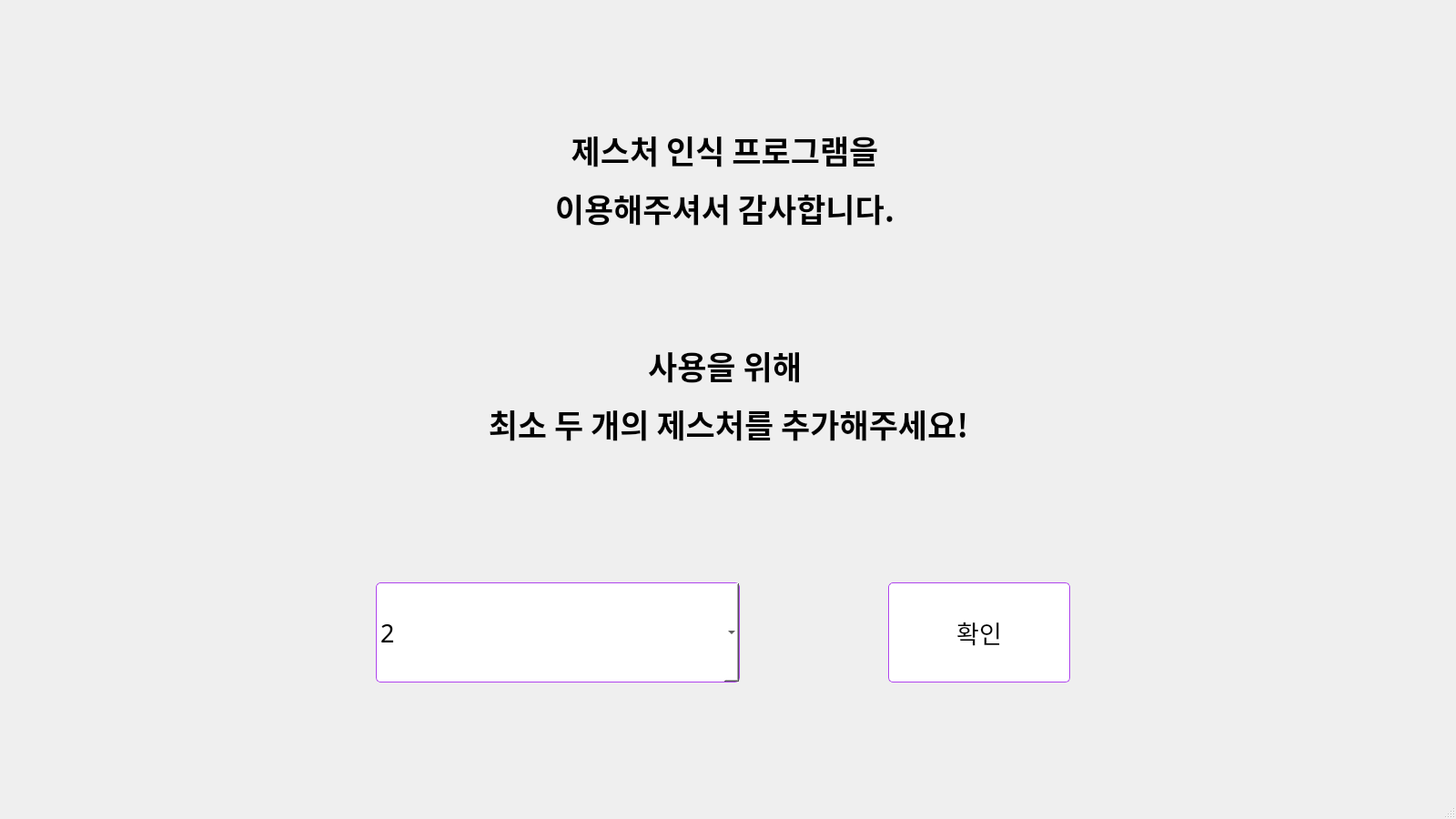
<?xml version="1.0" encoding="UTF-8"?>
<ui version="4.0">
 <class>init</class>
 <widget class="QMainWindow" name="init">
  <property name="geometry">
   <rect>
    <x>0</x>
    <y>0</y>
    <width>1600</width>
    <height>900</height>
   </rect>
  </property>
  <property name="sizePolicy">
   <sizepolicy hsizetype="Preferred" vsizetype="Preferred">
    <horstretch>0</horstretch>
    <verstretch>0</verstretch>
   </sizepolicy>
  </property>
  <property name="windowTitle">
   <string>Gesture_recognition</string>
  </property>
  <property name="autoFillBackground">
   <bool>false</bool>
  </property>
  <widget class="QWidget" name="centralwidget">
   <widget class="QLabel" name="welcomeMessage">
    <property name="geometry">
     <rect>
      <x>410</x>
      <y>100</y>
      <width>781</width>
      <height>431</height>
     </rect>
    </property>
    <property name="font">
     <font>
      <family>맑은 고딕</family>
      <pointsize>26</pointsize>
     </font>
    </property>
    <property name="text">
     <string>&lt;html&gt;&lt;head/&gt;&lt;body&gt;&lt;p align=&quot;center&quot;&gt;&lt;span style=&quot; font-weight:600;&quot;&gt;제스처 인식 프로그램을 &lt;/span&gt;&lt;/p&gt;&lt;p align=&quot;center&quot;&gt;&lt;span style=&quot; font-weight:600;&quot;&gt;이용해주셔서 감사합니다. &lt;/span&gt;&lt;/p&gt;&lt;p align=&quot;center&quot;&gt;&lt;br/&gt;&lt;/p&gt;&lt;p align=&quot;center&quot;&gt;&lt;span style=&quot; font-weight:600;&quot;&gt;사용을 위해 &lt;/span&gt;&lt;/p&gt;&lt;p align=&quot;center&quot;&gt;&lt;span style=&quot; font-weight:600;&quot;&gt;최소 두 개의 제스처를 추가해주세요!&lt;/span&gt;&lt;/p&gt;&lt;/body&gt;&lt;/html&gt;</string>
    </property>
   </widget>
   <widget class="QWidget" name="gridLayoutWidget">
    <property name="geometry">
     <rect>
      <x>250</x>
      <y>570</y>
      <width>1091</width>
      <height>251</height>
     </rect>
    </property>
    <layout class="QGridLayout" name="buttonLayout">
     <property name="leftMargin">
      <number>100</number>
     </property>
     <property name="rightMargin">
      <number>100</number>
     </property>
     <property name="horizontalSpacing">
      <number>100</number>
     </property>
     <property name="verticalSpacing">
      <number>6</number>
     </property>
     <item row="0" column="0">
      <widget class="QComboBox" name="SelectNumOfGesture">
       <property name="sizePolicy">
        <sizepolicy hsizetype="Preferred" vsizetype="Fixed">
         <horstretch>0</horstretch>
         <verstretch>0</verstretch>
        </sizepolicy>
       </property>
       <property name="minimumSize">
        <size>
         <width>396</width>
         <height>110</height>
        </size>
       </property>
       <property name="maximumSize">
        <size>
         <width>400</width>
         <height>110</height>
        </size>
       </property>
       <property name="font">
        <font>
         <family>맑은 고딕</family>
         <pointsize>20</pointsize>
         <underline>false</underline>
         <kerning>true</kerning>
        </font>
       </property>
       <property name="tabletTracking">
        <bool>false</bool>
       </property>
       <property name="styleSheet">
        <string notr="true">background-color: white;
border: 1px solid rgb(175, 69, 237);
border-radius: 5px;
</string>
       </property>
       <property name="sizeAdjustPolicy">
        <enum>QComboBox::AdjustToContentsOnFirstShow</enum>
       </property>
       <property name="frame">
        <bool>true</bool>
       </property>
       <item>
        <property name="text">
         <string>2</string>
        </property>
       </item>
       <item>
        <property name="text">
         <string>3</string>
        </property>
       </item>
       <item>
        <property name="text">
         <string>4</string>
        </property>
       </item>
       <item>
        <property name="text">
         <string>5</string>
        </property>
       </item>
       <item>
        <property name="text">
         <string>6</string>
        </property>
       </item>
       <item>
        <property name="text">
         <string>7</string>
        </property>
       </item>
       <item>
        <property name="text">
         <string>8</string>
        </property>
       </item>
      </widget>
     </item>
     <item row="0" column="1">
      <widget class="QPushButton" name="okayButton">
       <property name="enabled">
        <bool>true</bool>
       </property>
       <property name="maximumSize">
        <size>
         <width>200</width>
         <height>110</height>
        </size>
       </property>
       <property name="font">
        <font>
         <family>맑은 고딕</family>
         <pointsize>20</pointsize>
        </font>
       </property>
       <property name="contextMenuPolicy">
        <enum>Qt::DefaultContextMenu</enum>
       </property>
       <property name="styleSheet">
        <string notr="true">background-color: white;
border: 1px solid rgb(175, 69, 237);
border-radius: 5px;
</string>
       </property>
       <property name="text">
        <string>확인</string>
       </property>
       <property name="autoDefault">
        <bool>false</bool>
       </property>
      </widget>
     </item>
    </layout>
   </widget>
  </widget>
  <widget class="QMenuBar" name="menubar">
   <property name="geometry">
    <rect>
     <x>0</x>
     <y>0</y>
     <width>1600</width>
     <height>26</height>
    </rect>
   </property>
  </widget>
  <widget class="QStatusBar" name="statusbar"/>
 </widget>
 <resources/>
 <connections/>
 <slots>
  <slot>okayButtonClicked()</slot>
 </slots>
</ui>
